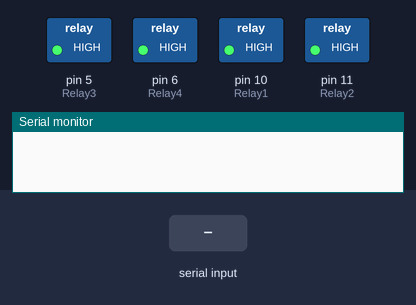
The sketch below on a simulated Arduino Uno, built with avr-gcc and run on an emulated ATmega328P. Shown: switched loads named in the sketch (green lamp = pin HIGH), the last lines printed to the serial monitor. Inputs (shaded band) come from the test bench.

Above: at 1.2 s.
1.3 s: "1" received over Serial
At 1.7 s:
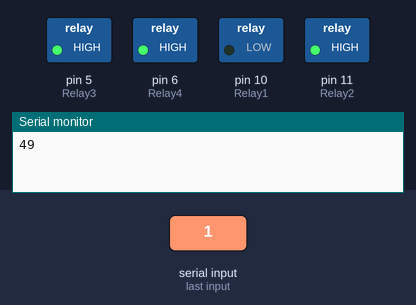
2.8 s: byte 55 (55) received over Serial
At 4.0 s:
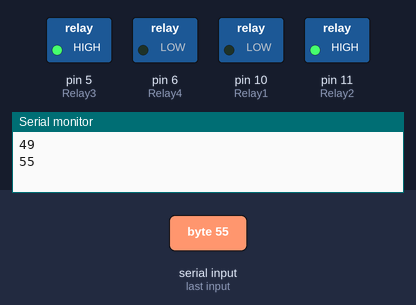
4.3 s: "2" received over Serial
At 5.1 s:
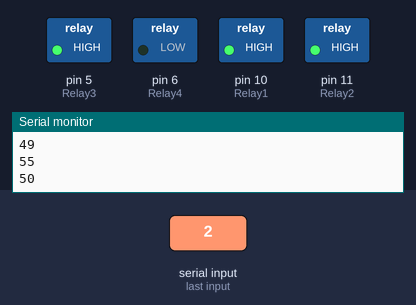
5.8 s: "3" received over Serial
At 6.3 s:
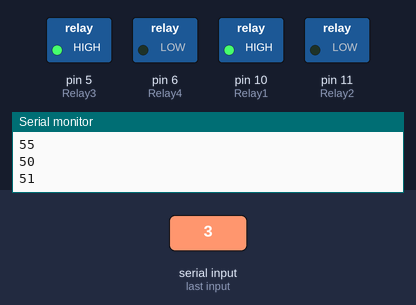
7.3 s: byte 56 (56) received over Serial
At 8.5 s:
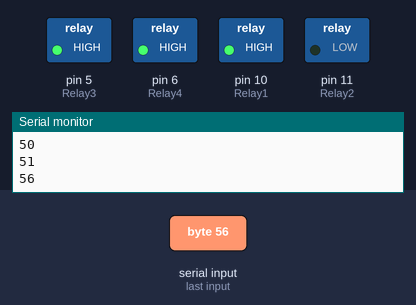
8.8 s: "5" received over Serial
At 9.8 s:
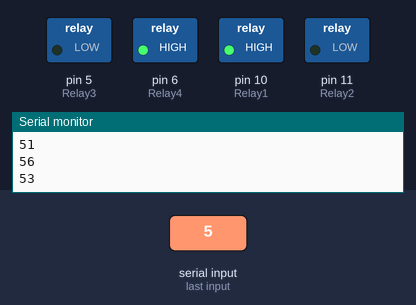
Timing chart, 0 to 11.3 s (numbered marks = the images above; inputs shaded):
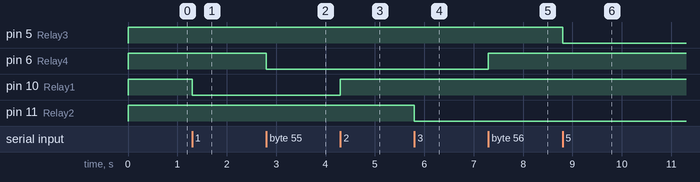

Measured:
- after the input at 1.3 s, pin 10 (Relay1): HIGH → LOW at once
- after the input at 2.8 s, pin 6 (Relay4): HIGH → LOW at once
- after the input at 4.3 s, pin 10 (Relay1): LOW → HIGH at once
- after the input at 5.8 s, pin 11 (Relay2): HIGH → LOW at once
- after the input at 7.3 s, pin 6 (Relay4): LOW → HIGH at once
- after the input at 8.8 s, pin 5 (Relay3): HIGH → LOW at once

The sketch:

Relay_UNO.ino
```cpp
/* This is the code for Arduino UNO used in the 'Smart Relay' part of the 'Smart Table Assistant project' built for the
 *  'Smart Homes on the Edge' contest conducted by Hackster.io and sponsored by Seeed and Snips.
 *
 * Contest Page - https://www.hackster.io/contests/building-for-voice
 *
 * Blog Link -
 *
 * Author : Dixon Selvan
 * Date   : April 11, 2019
 * Project: Smart Table Assitant
 * Website:
 *
 * Hardware components Required
 * ----------------------------------------
 * 1. Arduino UNO board
 * 2. Four Channel Relay Module
 * 3. Arduino MKR1000
 * 4. Few Jumper wires
 *
 * Connections
 * -----------
 * Arduino UNO      |   Relay Module
 * ---------------------------------------------
 *      5V          |         VCC
 *      Gnd         |         Gnd
 *      IN1         |         D10
 *      IN2         |         D11
 *      IN3         |         D5
 *      IN4         |         D6
 * Arduino UNO      |   Arduino MKR1000
 * ---------------------------------------------
 *      Vin         |         +5V
 *      Gnd         |         Gnd
 *      RX          |         TX
 *      TX          |         RX
 *
 */

int Relay1 = 10;
int Relay2 = 11;
int Relay3 = 5;
int Relay4 = 6;
int serialData = 0;

void setup() {
  // put your setup code here, to run once:
  pinMode(Relay1, OUTPUT);
  pinMode(Relay2, OUTPUT);
  pinMode(Relay3, OUTPUT);
  pinMode(Relay4, OUTPUT);
  Serial.begin(38400);
  digitalWrite(Relay1, HIGH);
  digitalWrite(Relay2, HIGH);
  digitalWrite(Relay3, HIGH);
  digitalWrite(Relay4, HIGH);
}

void loop() {
  // put your main code here, to run repeatedly:
  if(Serial.available()>0){
     serialData = Serial.read();
     Serial.println(serialData);
     if (serialData == 49){
      digitalWrite(Relay1, LOW);
     }
     else if (serialData == 50){
      digitalWrite(Relay1, HIGH);
     }
     else if (serialData == 51){
      digitalWrite(Relay2, LOW);
     }
     else if (serialData == 52){
      digitalWrite(Relay2, HIGH);
     }
     else if (serialData == 53){
      digitalWrite(Relay3, LOW);
     }
     else if (serialData == 54){
      digitalWrite(Relay3, HIGH);
     }
     else if (serialData == 55){
      digitalWrite(Relay4, LOW);
     }
     else if (serialData == 56){
      digitalWrite(Relay4, HIGH);
     }
  }
}
```
